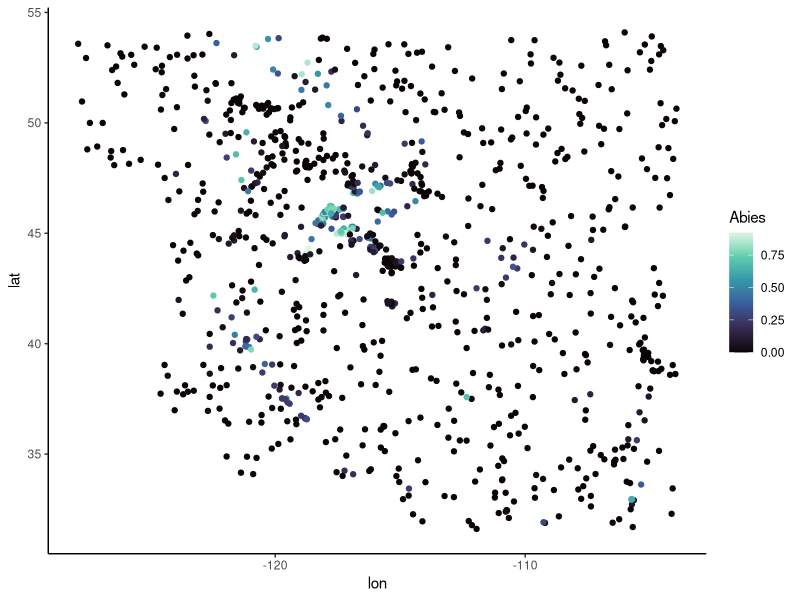

Recreate this plot in R.
library(tidyverse)

`%ni%` <- Negate(`%in%`)

find_nas <- function(dataset){
  
  probs <- c()
  for(i in 1:dim(dataset)[2]){
    
    test <- sum(is.na(dataset[,i]))
    test2 <- sum(is.logical(dataset[,i]))
    
    test3 <- sum(test,test2)
    
    if (test3 > 0){
      probs <- c(probs,colnames(dataset)[i])
    }
  }
  
  if (length(probs)>0){
    print(paste0("List of problems: ", paste(probs,collapse = ', ')))
  } else{
    print("No problems in dataset found")
  }
}

forest <- read_csv("data/forest_composition_example.csv")
biomass <- read_csv("data/biomass_all_sites_example.csv")
modis <- read_csv('data/modis_5k_nearneedle_example.csv') 

species_class <- read_csv('data/species_class.csv')

latlong <- read_csv("data/range_locations_example.csv")
elevation <- read_csv("data/elevation_example.csv")

ll1 <- merge(latlong,elevation)

biomass <- biomass %>% mutate(mean_biomass = ifelse(is.infinite(max_biomass),NA,mean_biomass)) %>% 
  mutate(max_biomass = ifelse(is.infinite(max_biomass),NA,max_biomass))

ll2 <- merge(ll1,biomass)  

modis_cols <- colnames(modis)[colnames(modis) %ni% c('total','lat','lon','manual_id')]

modis <- modis %>% mutate_at(modis_cols, ~replace_na(.,0))

ll3 <- merge(ll2,modis)

forest_cols <- colnames(forest)[colnames(forest) %ni% c('total','lat','lon','manual_id','source',"No trees")]

forest <- forest %>% mutate_at(forest_cols, ~replace_na(.,0))

species_class <- species_class %>% select(name,Clade,Genus,multi_species) %>% 
  mutate(multi_species = ifelse(is.na(multi_species),1,multi_species))

forest_long <- forest %>% pivot_longer(forest_cols) %>% filter(value>0) %>% rename(no_trees = `No trees`)

forest_long2 <- merge(forest_long,species_class, all.x = TRUE)

forest_long2 %>% filter(is.na(Genus))

all_long_genus <- forest_long2 %>% mutate(value_m = value/multi_species) %>%
  group_by(manual_id,lat,lon,source,Genus) %>% summarize(p_genus = sum(value_m))

all_long_clade <- forest_long2 %>% mutate(value_m = value/multi_species) %>%
  group_by(manual_id,lat,lon,source,Clade) %>% summarize(p_clade = sum(value_m))

all_wide_genus <- all_long_genus %>% pivot_wider(names_from = Genus, values_from = p_genus)
all_wide_clade <- all_long_clade %>% pivot_wider(names_from = Clade, values_from = p_clade)

all_wide <- merge(all_wide_clade,all_wide_genus)

forest_cols2 <- colnames(all_wide)[colnames(all_wide) %ni% c('lat','lon','manual_id','source')]

all_wide <- all_wide %>% mutate_at(forest_cols2, ~replace_na(.,0))
all_wide$trees <- 1

no_trees <- forest %>% filter(`No trees` == 1) %>% select(lat,lon,manual_id,source)
no_trees[,forest_cols2] <- 0
no_trees$trees <- 0

all_wide2 <- rbind(all_wide,no_trees)

all_wide2 %>% ggplot() + aes(x = lon,y = lat, color = Abies) + geom_point() + theme_classic() + 
  scale_color_viridis_c(option = 'mako')

ll4 <- merge(ll3,all_wide2)

find_nas(ll4)

write_csv(ll4,"data/all_habitat_features_example.csv")
